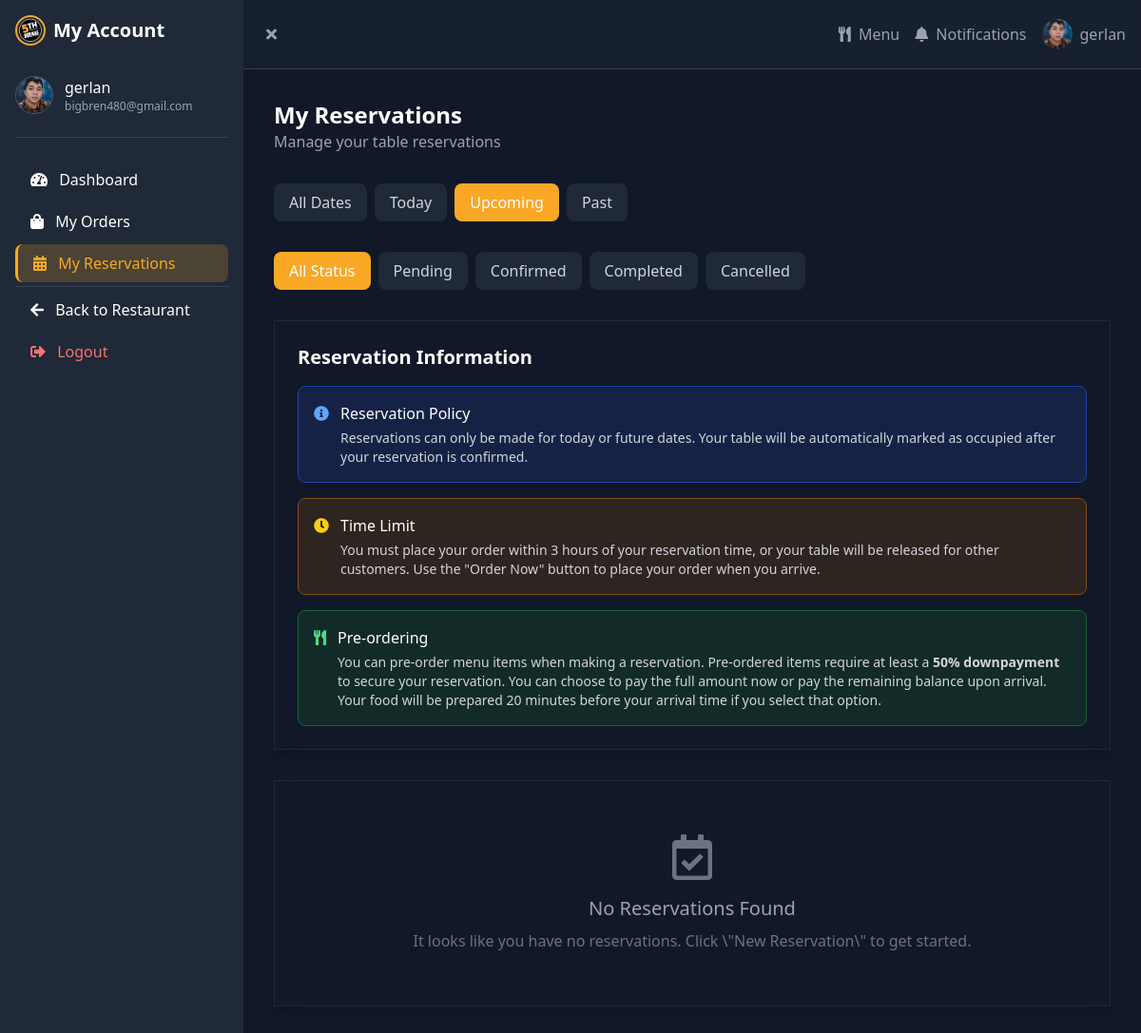
The page /customer/reservations/ (signed in) on the database as committed earlier.
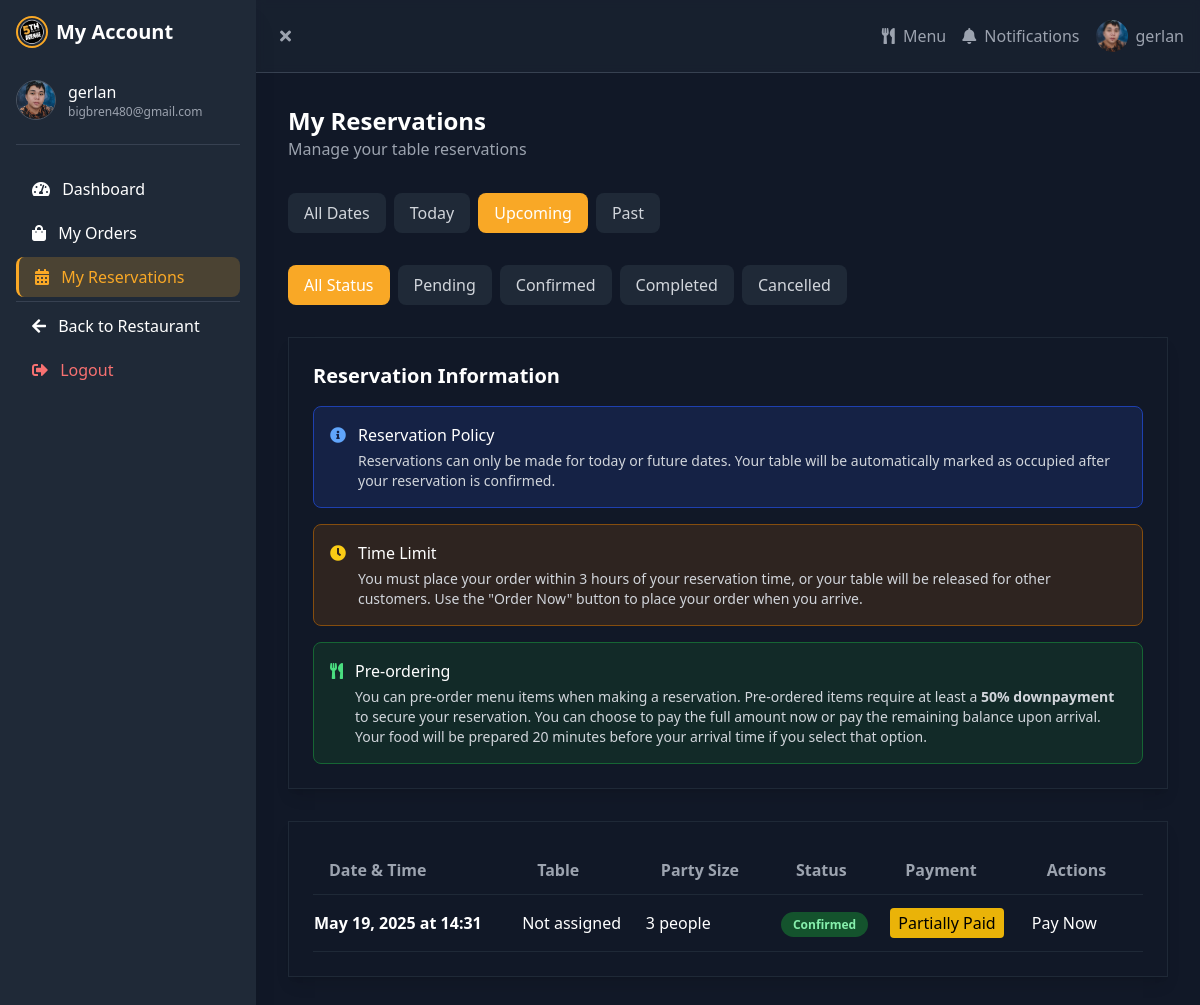
The same page on the database as committed later.
### ecommerce/models.py (models this page shows, shortened)
class Reservation(models.Model):
    STATUS_CHOICES = [
        ('PENDING', 'Pending'),
        ('CONFIRMED', 'Confirmed'),
        ('COMPLETED', 'Completed'),  # Added for completed reservations
        ('CANCELLED', 'Cancelled')
    ]
    PAYMENT_STATUS_CHOICES = [
        ('UNPAID', 'Unpaid'),
        ('PARTIALLY_PAID', 'Partially Paid'),
        ('PAID', 'Paid'),
        ('REFUNDED', 'Refunded')
    ]
    user = models.ForeignKey(User, on_delete=models.CASCADE, related_name='reservations', null=True, blank=True)
    name = models.CharField(max_length=100)
    email = models.EmailField()
    phone = models.CharField(max_length=15)
    date = models.DateField()
    time = models.TimeField()
    party_size = models.PositiveIntegerField(
        validators=[MinValueValidator(1), MaxValueValidator(20)],
        help_text="Number of guests"
    )
    table_number = models.CharField(max_length=10, blank=True, null=True)
    special_requests = models.TextField(blank=True)
    has_menu_items = models.BooleanField(default=False, help_text="Whether the reservation includes pre-ordered menu items")
    prepare_ahead = models.BooleanField(default=False, help_text="Whether to prepare food 20 minutes before reservation time")
    status = models.CharField(
        max_length=10,
        choices=STATUS_CHOICES,
        default='PENDING'
    )
    payment_status = models.CharField(
        max_length=15,
        choices=PAYMENT_STATUS_CHOICES,
        default='UNPAID'
    )
    total_amount = models.DecimalField(max_digits=10, decimal_places=2, default=0)
    is_processed = models.BooleanField(default=False, help_text="Whether the reservation has been processed by a cashier")
    has_placed_order = models.BooleanField(default=False, help_text="Whether the customer has placed an order for this reservation")
    processed_by = models.ForeignKey(User, on_delete=models.SET_NULL, related_name='processed_reservations', null=True, blank=True)
    processed_at = models.DateTimeField(null=True, blank=True)
    created_at = models.DateTimeField(auto_now_add=True)
    updated_at = models.DateTimeField(auto_now=True)
    items = models.ManyToManyField(MenuItem, through='ReservationItem')
    class Meta:
        ordering = ['-date', '-time']

### ecommerce/views.py (the view)
# urls.py: path('customer/reservations/', my_reservations, name='my_reservations'),
@login_required
def my_reservations(request):
    reservations = Reservation.objects.filter(user=request.user).order_by('-date', '-time')
    status_filter = request.GET.get('status')
    if status_filter and status_filter != 'all':
        reservations = reservations.filter(status=status_filter)
    today = timezone.now().date()
    date_filter = request.GET.get('date', 'upcoming')
    if date_filter == 'today':
        reservations = reservations.filter(date=today)
    elif date_filter == 'upcoming':
        reservations = reservations.filter(date__gte=today)
    elif date_filter == 'past':
        reservations = reservations.filter(date__lt=today)
    occupied_tables = get_occupied_tables()
    reservation_items = {}
    for reservation in reservations:
        items = reservation.reservation_items.all()
        if items.exists():
            reservation_items[reservation.id] = items
            if not reservation.has_menu_items:
                reservation.has_menu_items = True
                reservation.save(update_fields=['has_menu_items'])
    context = {
        'reservations': reservations,
        'status_filter': status_filter or 'all',
        'date_filter': date_filter,
        'status_choices': Reservation.STATUS_CHOICES,
        'active_section': 'my_reservations',
        'occupied_tables': occupied_tables,
        'reservation_items': reservation_items
    }
    return render(request, 'reservations/my_reservations.html', context)

### ecommerce/context_processors.py (called while the page is built, shortened)
def cart_processor(request):
    return {
        'cart_count': get_cart_count(request)
    }

def cashier_notification_processor(request):
    if not request.user.is_authenticated or not hasattr(request.user, 'staff_profile') or request.user.staff_profile.role != 'CASHIER':
        return {}

def customer_notification_processor(request):
    notifications = []
    return {
        'customer_notifications': notifications,
        'customer_notification_count': len(notifications)
    }

### ecommerce/models.py (called while the page is built)
    @property
    def subtotal(self):
        return self.quantity * self.price

### ecommerce/templatetags/custom_filters.py (called while the page is built)
@register.filter
def has_pending_payment(reservation):
    return reservation.payments.filter(status='PENDING').exists()

### ecommerce/views.py (called while the page is built)
def get_cart_count(request):
    if request.user.is_authenticated:
        try:
            cart = Cart.objects.get(user=request.user)
            return sum(item.quantity for item in cart.cart_items.all())
        except Cart.DoesNotExist:
            return 0
    else:
        cart = request.session.get('cart', {})
        return sum(cart.values())

### templates/reservations/my_reservations.html (shortened to what the changed rows need)
{% extends 'accounts/customer_base.html' %}
{% load static %}
{% load custom_filters %}
{% block content %}
<div class="space-y-8">
    <div class="flex flex-col md:flex-row justify-between items-start md:items-center space-y-4 md:space-y-0">
        <div>
            <h1 class="text-2xl font-bold">My Reservations</h1>
        </div>
    </div>
    <div class="flex flex-wrap gap-2">
        <a href="{% url 'my_reservations' %}?status=all{% if date_filter != 'all' %}&date={{ date_filter }}{% endif %}"
           class="px-4 py-2 rounded-lg {% if status_filter == 'all' %}bg-food-gold text-food-black{% else %}bg-gray-800 text-gray-300 hover:bg-gray-700{% endif %}">
            All Status
        </a>
        {% for status_code, status_name in status_choices %}
        <a href="{% url 'my_reservations' %}?status={{ status_code }}{% if date_filter != 'all' %}&date={{ date_filter }}{% endif %}"
           class="px-4 py-2 rounded-lg {% if status_filter == status_code %}bg-food-gold text-food-black{% else %}bg-gray-800 text-gray-300 hover:bg-gray-700{% endif %}">
            {{ status_name }}
        </a>
        {% endfor %}
    </div>
    <div class="card p-6 shadow-lg border border-gray-800">
        {% if reservations %}
        <div class="overflow-x-auto">
            <table class="w-full">
                <thead>
                    <tr class="text-left text-gray-400 border-b border-gray-800">
                        <th class="py-3 px-4 text-left">Date & Time</th>
                        <th class="py-3 px-4 text-left">Table</th>
                        <th class="py-3 px-4 text-left">Party Size</th>
                        <th class="py-3 px-4 text-left">Status</th>
                        <th class="py-3 px-4 text-left">Payment</th>
                        <th class="py-3 px-4 text-left">Actions</th>
                    </tr>
                </thead>
                <tbody>
                    {% for reservation in reservations %}
                    <tr class="border-b border-gray-800" data-reservation-id="{{ reservation.id }}">
                        <td class="py-4 font-semibold">{{ reservation.date|date:"M d, Y" }} at {{ reservation.time|time:"H:i" }}</td>
                        <td class="py-4">
                            {% if reservation.table_number %}
                            Table {{ reservation.table_number }}
                            {% else %}
                            Not assigned
                            {% endif %}
                        </td>
                        <td class="py-4">{{ reservation.party_size }} people</td>
                        <td class="py-4">
                            <span class="px-3 py-1 rounded-full text-xs font-semibold {% if reservation.status == 'COMPLETED' %}bg-blue-900 text-blue-300{% elif reservation.status == 'CONFIRMED' %}bg-green-900 text-green-300{% elif reservation.status == 'PENDING' %}bg-yellow-900 text-yellow-300{% else %}bg-red-900 text-red-300{% endif %}">
                                {{ reservation.get_status_display }}
                            </span>
                        </td>
                        <td class="py-4">
                            {% if not reservation.has_menu_items %}
                                <span class="bg-gray-600 text-white px-2 py-1 rounded">Free</span>
                            {% elif reservation.payment_status == 'PAID' %}
                                <span class="bg-green-600 text-white px-2 py-1 rounded">Fully Paid</span>
                            {% elif reservation.payment_status == 'PARTIALLY_PAID' %}
                                <span class="bg-yellow-500 text-black px-2 py-1 rounded">Partially Paid</span>
                            {% else %}
                                <span class="bg-red-600 text-white px-2 py-1 rounded">Unpaid</span>
                            {% endif %}
                        </td>
                        <td class="py-4">
                            {% if reservation.status == 'PENDING' %}
                                <div class="flex flex-col space-y-2">
                                    <div class="flex space-x-2">
                                        <a href="{% url 'edit_reservation' reservation.id %}" class="btn-secondary btn-xs">Edit</a>
                                        <a href="{% url 'cancel_reservation' reservation.id %}" class="btn-danger btn-xs">Cancel</a>
                                    </div>
                                </div>
                            {% elif reservation.status == 'CONFIRMED' and reservation.payment_status != 'PAID' %}
                                {% if reservation.has_menu_items %}
                                    {% if reservation|has_pending_payment %}
                                        <div class="flex flex-col space-y-2">
                                            <span class="bg-yellow-600 text-white px-2 py-1 rounded text-xs">
                                                <i class="fas fa-clock mr-1"></i> Payment Pending Verification
                                            </span>
                                        </div>
                                    {% else %}
                                        <div class="flex flex-col space-y-2">
                                            <a href="{% url 'reservation_payment' reservation.id %}" class="btn-primary btn-xs">Pay Now</a>
                                        </div>
                                    {% endif %}
                                {% else %}
                                    <span class="text-gray-400 text-xs">No payment required</span>
                                {% endif %}
                            {% elif reservation.status == 'PENDING' and not reservation.has_menu_items %}
                                <div class="flex flex-col space-y-2">
                                    <span class="text-yellow-300 text-xs">Awaiting manager approval</span>
                                </div>
                            {% elif reservation.status == 'COMPLETED' %}
                                <span class="text-blue-300 text-xs">Completed</span>
                            {% elif reservation.status == 'CANCELLED' %}
                                <span class="text-red-300 text-xs">Cancelled</span>
                            {% endif %}
                        </td>
                    </tr>
                    {% endfor %}
                </tbody>
            </table>
        </div>
        {% else %}
        <div class="p-8 text-center text-gray-500">
            <div class="text-5xl mb-4"><i class="far fa-calendar-check"></i></div>
            <h3 class="text-xl font-medium text-gray-400 mb-2">No Reservations Found</h3>
            <p>It looks like you have no reservations. Click \"New Reservation\" to get started.</p>
        </div>
        {% endif %}
    </div>
</div>
{% endblock content %}

Rows that differ between the two databases and show on the page:
added Reservation: date "May 19, 2025", time "14:31", shows "Not assigned", party_size "3", status "Confirmed", has_menu_items "Partially Paid", payment_status "Pay Now"
Other text that changed with them:
text no longer shown: "No Reservations Found It looks like you have no reservations. Click \\\"New Reservation\\\" to get started."
text now shown: "Date & Time Table Party Size Status Payment Actions"
